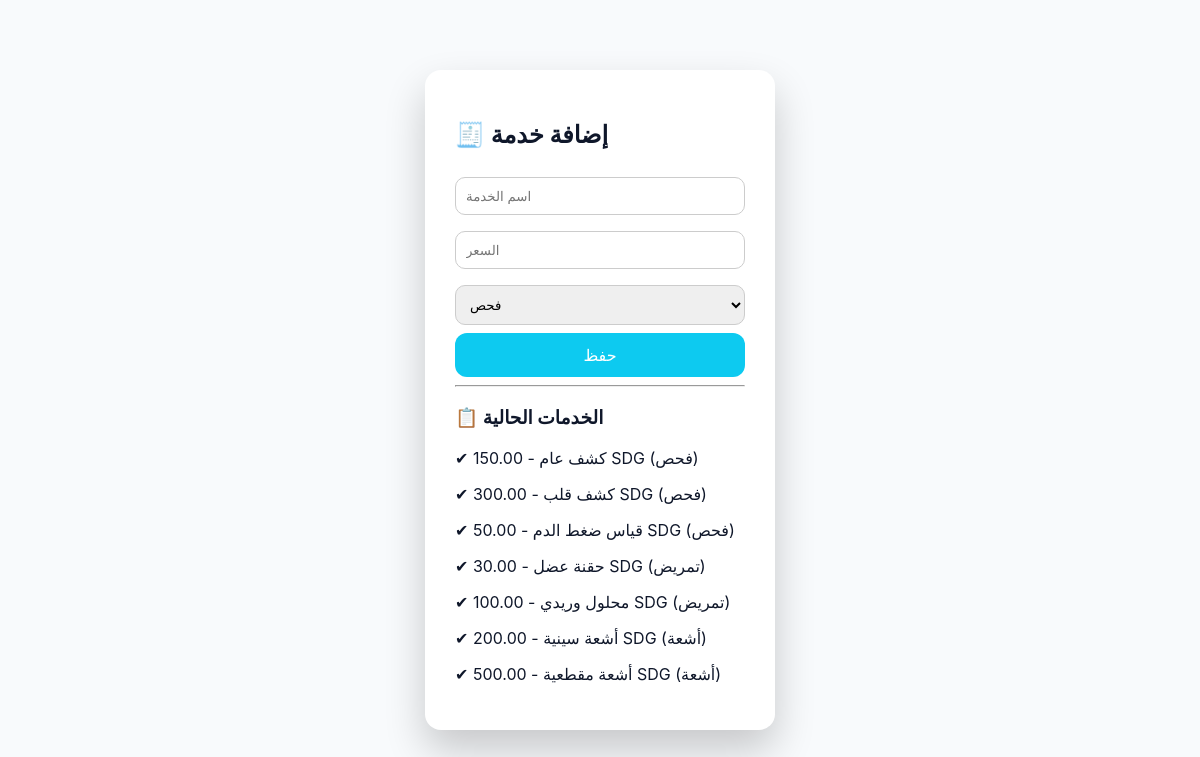
Screenshot of /pages/services.php with the database file from the repository.
### tables this page shows
CREATE TABLE services (
    id INT AUTO_INCREMENT PRIMARY KEY,
    name VARCHAR(100) NOT NULL,
    price DECIMAL(10, 2) NOT NULL,
    type ENUM('فحص', 'تمريض', 'أشعة', 'تحليل', 'أخرى') NOT NULL,
    is_active BOOLEAN DEFAULT TRUE,
    created_at TIMESTAMP DEFAULT CURRENT_TIMESTAMP
);

### pages/services.php (the view, shortened to what this page needs)
<?php
require "../config/db.php";
$services = $conn->query("SELECT * FROM services")->fetchAll();
?>
<!DOCTYPE html>
<html lang="ar">
<head>
<link rel="stylesheet" href="../assets/css/style.css">
</head>
<body>
<div class="card">
<h2>🧾 إضافة خدمة</h2>
<form method="POST">
<input name="name" placeholder="اسم الخدمة" required>
<input name="price" placeholder="السعر" required>
<select name="type">
  <option value="فحص">فحص</option>
</select>
<button>حفظ</button>
</form>
<hr>
<h3>📋 الخدمات الحالية</h3>
<?php foreach($services as $s): ?>
<p>✔ <?= $s['name'] ?> - <?= $s['price'] ?> SDG (<?= $s['type'] ?>)</p>
<?php endforeach; ?>
</div>
</body>
</html>

### assets/css/style.css (style rules this page uses)
body { font-family: 'Segoe UI'; background: linear-gradient(135deg,#0dcaf0,#5ee7df); display:flex; justify-content:center; align-items:center; height:100vh; }
.card { background:#fff; padding:30px; border-radius:16px; width:350px; box-shadow:0 20px 40px rgba(0,0,0,.2); }
input,select { width:100%; padding:10px; margin:8px 0; border-radius:10px; border:1px solid #ccc; }
button { background:#0dcaf0; color:white; border:none; padding:12px; width:100%; border-radius:12px; font-size:16px; cursor:pointer; }
* { box-sizing:border-box;font-family:Inter,Segoe UI }
body { margin:0; background:#F8FAFC; color:#0F172A; }

### rows the page displays
services: name "كشف عام", price "150.00", type "فحص"
services: name "كشف قلب", price "300.00", type "فحص"
services: name "قياس ضغط الدم", price "50.00", type "فحص"
services: name "حقنة عضل", price "30.00", type "تمريض"
services: name "محلول وريدي", price "100.00", type "تمريض"
services: name "أشعة سينية", price "200.00", type "أشعة"
services: name "أشعة مقطعية", price "500.00", type "أشعة"
